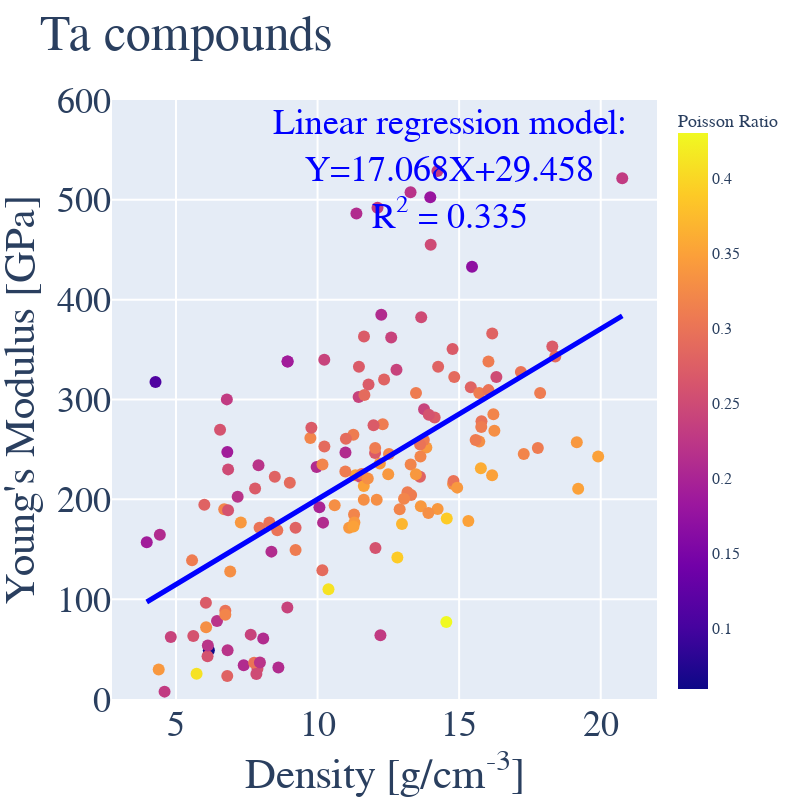

The notebook cell saved with this chart:
### Code cell
import plotly
import plotly.graph_objs as go
from plotly.offline import iplot

plotly.offline.init_notebook_mode(connected=True)
layout_test = go.Layout(title= "Ta compounds", hovermode= 'closest',
                  font = dict(family='Times New Roman',size=36),
                  xaxis= dict(title= 'Density [g/cm<sup>-3</sup>]',zeroline= False, gridwidth= 2), #To change range put command inside xaxis dictionary after gridwidth range=[-XX,XX]
                  yaxis= dict(title= "Young's Modulus [GPa]",zeroline= False, gridwidth= 2,range=[0,600]), #To change range put command inside yaxis dictionary after gridwidth range=[-YY,YY]
                  height = 800,
                  width = 800,
    showlegend= False           
)

#Scatter plot of collected data. Use df_oxide_all dataframe. df_oxide_all.Density will pull density column. Could change Density or IPF to Molar Volume or simply volume if you wanted.
trace_test = go.Scatter(x = df.Density, y = df.Y_Modulus, mode = 'markers', text = df.Formula,
                           marker=dict(size=12, color=(df['poisson_ratio']),
                               colorbar = dict(title={ 'text': "Poisson Ratio", 
                                                    'font': {'family':'Georgia', 'size': 18}},  
                                             tickfont={'family':'Georgia', 'size': 16 })), 
                        name = 'All Queries')

predictions = y_pred.reshape(1,-1).tolist()[0]
full_x_list =X.reshape(1,-1).tolist()[0]

prediction = go.Scatter(x = full_x_list, y = predictions, mode = 'lines+text', 
                            line = dict(color = "blue", width = 5),name= "Model" )

import plotly.express as px
data_test = [trace_test, prediction]
fig_test = go.Figure(data_test, layout=layout_test)
fig_test.add_annotation(
            x=15,
            y=500,
            text= f"Linear regression model:<br>Y={model.coef_[0]:,.3f}X+{model.intercept_:,.3f}<br>R<sup>2</sup> = {R2:,.3f}", 
            font=dict(
                color="blue",
                size=36
            )
            )
iplot(fig_test)

### Figure 1 — Plotly figure (JSON) as saved in the notebook; plotly's stock layout.template omitted (floating-point values rounded to 4 significant figures; data arrays with more than 128 entries replaced by an {"elided": "..."} marker saying what was removed)
{"data": [{"marker": {"color": {"elided": "155 float values"}, "colorbar": {"tickfont": {"family": "Georgia", "size": 16}, "title": {"font": {"family": "Georgia", "size": 18}, "text": "Poisson Ratio"}}, "size": 12}, "mode": "markers", "name": "All Queries", "text": {"elided": "155 str values"}, "type": "scatter", "x": {"elided": "155 float values"}, "y": {"elided": "155 float values"}}, {"line": {"color": "blue", "width": 5}, "mode": "lines+text", "name": "Model", "type": "scatter", "x": {"elided": "155 float values"}, "y": {"elided": "155 float values"}}], "layout": {"annotations": [{"font": {"color": "blue", "size": 36}, "text": "Linear regression model:<br>Y=17.068X+29.458<br>R<sup>2</sup> = 0.335", "x": 15, "y": 500}], "font": {"family": "Times New Roman", "size": 36}, "height": 800, "hovermode": "closest", "showlegend": false, "title": {"text": "Ta compounds"}, "width": 800, "xaxis": {"gridwidth": 2, "title": {"text": "Density [g/cm<sup>-3</sup>]"}, "zeroline": false}, "yaxis": {"gridwidth": 2, "range": [0, 600], "title": {"text": "Young's Modulus [GPa]"}, "zeroline": false}}}
